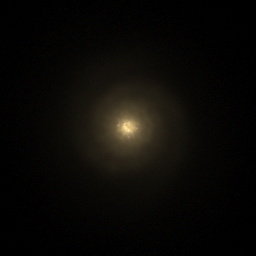
#> input picture evolvinggalaxyimagebinallbranchesRecalL0025N0752/RecalL0025N0752galface_4938.png, 256 x 256 px, found by its file name
$ python RadialProfile.py   (older library calls are emulated)
#> lines starting #> are read from the running program, lines starting #| are printed output that depends on the picture; after the words box and inside, x2 and y2 are one past the last pixel; in counts of white or black regions, pixels touching at a corner belong together
"""Experiment with different methods for fitting radial profiles in order to extract morphological parameters for galaxy images"""

import numpy as np
from numpy import *
import matplotlib.pyplot as plt
from PIL import Image
import cv2
from imutils import contours
from skimage import measure
import imutils
import math
from scipy.optimize import curve_fit
from scipy import stats
import seaborn as sns
from astropy.modeling import models, fitting

# [9 lines left out: function logx, not called in this run]

def findcenter(image):
	#finds coords of central bulge
	gray = cv2.cvtColor(image, cv2.COLOR_BGR2GRAY)
	gray = cv2.GaussianBlur(gray, (11,11), 0)
	(minVal, maxVal, minLoc, maxLoc) = cv2.minMaxLoc(gray)
	return maxVal, maxLoc

def radial_profile(image, center):
	#returns average pixel intensity for all possible radius, centred around the central bulge
	npix, npiy = image.shape
	x1 = np.arange(0,npix)
	y1 = np.arange(0,npiy)
	x,y = np.meshgrid(y1,x1)
	r=np.sqrt((x-center[0])**2+(y-center[1])**2)
	r=r.astype(np.int)
	tbin=np.bincount(r.ravel(),image.ravel()) #sum of image values in each radius bin
	nr=np.bincount(r.ravel()) #no in each radius bin
	radialprofile=(tbin)/(nr)
	stdbins, bin_edges, binnumber=stats.binned_statistic(r.ravel(),image.ravel(), 'std', bins=len(radialprofile))
	countbins, bin_edges, binnumber=stats.binned_statistic(r.ravel(),image.ravel(), 'count', bins=len(radialprofile))
	#stdbins=stdbins/countbins
	stdbins[0:4]=np.max(stdbins)
	stdbins[stdbins<0.01]=0.01
	radialprofile, r_arr, binnumber=stats.binned_statistic(r.ravel(),image.ravel(), 'mean', bins=len(radialprofile))
	return radialprofile, stdbins, r_arr, nr

def nan_helper(y):
	#nan helper function
	return np.isnan(y), lambda z:z.nonzero()[0]

# [52 lines left out: function vary_radial_profile, not called in this run]

def findeffectiveradius(radialprofile, r, nr):
	#find radius within which half the total light is contained
	totalbrightness=np.sum(radialprofile * 2 * np.pi *nr*r)
	centralbrightness=radialprofile[0]
	cumulativebrightness=np.cumsum(radialprofile * 2 * np.pi *nr*r)
	r_e_index=((np.abs((totalbrightness/2) - cumulativebrightness)).argmin())
	r_e=r[r_e_index]
	#r_e=r_e_unnormalised*(30.0/256)
	i_e= radialprofile[r_e_index]
	return i_e, r_e, centralbrightness, totalbrightness

# [5 lines left out: function findlightintensity, not called in this run]

def SersicProfile(r, I_e, R_e, n):
	#Sersic profile function
	b=(1.992*n)-0.3271
	G=(r/R_e)**(1/n)
	return I_e*np.exp((-b*(G-1)))

def SersicProfilea(r, I_e, R_e, n, a):
	#Sersic profile function with a background translation
	b=(1.992*n)-0.3271
	G=(r/R_e)**(1/n)
	return I_e*np.exp((-b*(G-1)))+a

# [6 lines left out: function twocomponentmodel, not called in this run]

def findbulge(sim_name, image, imagefile, sigma_bulge, sigma_disc):
	#locates central bulge and diffuse disc, and marks this on the image
	image=cv2.cvtColor(image, cv2.COLOR_RGB2BGR)
	imagecopy=image.copy()
	median=np.median(image)
	std=np.std(image)
	gray = cv2.cvtColor(image, cv2.COLOR_BGR2GRAY)
	blurred1 = cv2.GaussianBlur(gray, ksize=(7,7), sigmaX=3,sigmaY=3)
	thresh1 = cv2.threshold(blurred1, median + sigma_bulge*std, 255, cv2.THRESH_BINARY)[1]
	thresh1 = cv2.erode(thresh1, None, iterations=2)
	#cv2.imwrite('galaxygraphsbin'+sim_name+'/TESTradialprofile/opencvbulgediscimages/bulgethreshsigma'+str(sigma_disc)+''+str(sigma_bulge)+''+imagefile, thresh1)
	#thresh1 = cv2.dilate(thresh1, None, iterations=4)
	blurred2 = cv2.GaussianBlur(gray, ksize=(15, 15), sigmaX=3,sigmaY=3)
	thresh2 = cv2.threshold(blurred2, median+sigma_disc*std, 255, cv2.THRESH_BINARY)[1]
	thresh2 = cv2.dilate(thresh2, None, iterations=4)
	#cv2.imwrite('galaxygraphsbin'+sim_name+'/TESTradialprofile/opencvbulgediscimages/discthreshsigma'+str(sigma_disc)+''+str(sigma_bulge)+''+imagefile, thresh1)
	#find bulge
	# perform a connected component analysis on the thresholded
	# image, then initialize a mask to store only the "large" components
	labels1 = measure.label(thresh1, neighbors=8, background=0)
	mask1 = np.zeros(thresh1.shape, dtype="uint8")
	# loop over the unique components
	for label in np.unique(labels1):
		# if this is the background label, ignore it
		if label == 0:
			continue
		# otherwise, construct the label mask and count the number of pixels
		labelMask = np.zeros(thresh1.shape, dtype="uint8")
		labelMask[labels1 == label] = 255
		numPixels = cv2.countNonZero(labelMask)
		# if the number of pixels in the component is sufficiently large, then add it to our mask of "large blobs"
		if numPixels > 20:
			mask1 = cv2.add(mask1, labelMask)
	# find the contours in the mask, then sort them from left to right
	cnts = cv2.findContours(mask1.copy(), cv2.RETR_EXTERNAL, cv2.CHAIN_APPROX_SIMPLE)
	cnts = imutils.grab_contours(cnts)
	if len(cnts)>0:
		cnts = contours.sort_contours(cnts)[0]
		# loop over the contours
		bradius, bcX,bcY=0,0,0
		c=max(cnts, key=cv2.contourArea)
		(x, y, w, h) = cv2.boundingRect(c)
		((bcX, bcY), bradius) = cv2.minEnclosingCircle(c)
		cv2.circle(imagecopy, (int(bcX), int(bcY)), int(bradius),(0, 0, 255), 1)
		if numPixels > 20:
			cv2.putText(imagecopy, "bulge", (x, y - 2),
				cv2.FONT_HERSHEY_SIMPLEX, 0.2, (0, 0, 255), 1)
	else:
		((bcX, bcY), bradius) = ((0,0),0)
	print("bulge radius:{},  bulge centre({},{})".format(bradius, bcX,bcY))
	#find disc
	labels2 = measure.label(thresh2, neighbors=8, background=0)
	mask2 = np.zeros(thresh2.shape, dtype="uint8")
	for label in np.unique(labels2):
		if label == 0:
			continue
		labelMask = np.zeros(thresh2.shape, dtype="uint8")
		labelMask[labels2 == label] = 255
		numPixels = cv2.countNonZero(labelMask)
		if numPixels > 20:
			mask2 = cv2.add(mask2, labelMask)
	cnts = cv2.findContours(mask2.copy(), cv2.RETR_EXTERNAL, cv2.CHAIN_APPROX_SIMPLE)
	cnts = imutils.grab_contours(cnts)
	if len(cnts)>0:
		cnts = contours.sort_contours(cnts)[0]
		hcX, hcY, hradius =0,0,0
		c=max(cnts, key=cv2.contourArea)
		(x, y, w, h) = cv2.boundingRect(c)
		((hcX, hcY), hradius) = cv2.minEnclosingCircle(c)
		cv2.circle(imagecopy, (int(hcX), int(hcY)), int(hradius),(255, 0, 0), 1)
		if numPixels > 60:
			cv2.putText(imagecopy, "halo", (x, y - 5),
				cv2.FONT_HERSHEY_SIMPLEX, 0.2, (255, 0, 0), 1)
	else:
		((hcX, hcY), hradius) = ((0,0),0)
	print("disc radius:{}, disc centre({},{})".format(hradius, hcX,hcY))
	#cv2.imwrite('galaxygraphsbin'+sim_name+'/TESTradialprofile/opencvbulgediscimages/opencvbulgedisc'+str(sigma_bulge)+''+str(sigma_disc)+''+imagefile, imagecopy)
	cv2.destroyAllWindows()
	return bradius,hradius, (hcX,hcY), (bcX,bcY)

def plotchisquared(rad, r, i_e, r_e, stdbins, bindex, bhindex, hindex, i_ebulge,r_ebulge,isolated_bulge, nr, sim_name):
	#calculateSersicIndices()
	#chi vs n for n_disc
	chisdisc=[]
	chisbulge=[]
	ndisc=[]
	nbulge=[]
	chisdisca=[]
	chisbulgea=[]
	ndisca=[]
	nbulgea=[]
	ntot=[]
	chistot=[]
	for n in np.linspace(0.15,5.0, 100):
		n1, pcov1 = curve_fit(lambda x,n: SersicProfile(x, i_e, r_e, n), r, rad, p0=n, bounds=(n-0.001,n+0.001), sigma=stdbins, absolute_sigma=True)
		n1=n1[0]
		res= np.abs(rad - SersicProfile(r, i_e,r_e,n))
		n1_error=np.sqrt(sum((res[bindex:bhindex]/stdbins[bindex:bhindex])**2))
		#n1_error=pcov1[0,0]

		poptdisc, pcovdisc = curve_fit(lambda x,ni: SersicProfile(x, i_e, r_e, ni), r[bhindex:hindex], rad[bhindex:hindex], sigma=stdbins[bhindex:hindex], p0=n, bounds=(n-0.001,n+0.001), absolute_sigma=True)
		n_disc=poptdisc[0]
		#n_disc_error=pcovdisc[0,0]
		isolated_discsim=SersicProfile(r, i_e, r_e, n)
		res= np.abs(rad- isolated_discsim)
		n_disc_error=np.sqrt(sum((res[bindex:hindex]/stdbins[bindex:hindex])**2))
		poptbulge, pcovbulge = curve_fit(lambda x,ni: SersicProfile(x, i_ebulge, r_ebulge, ni), r[0:bindex], isolated_bulge[0:bindex], sigma=stdbins[0:bindex], p0=n, bounds=(n-0.001,n+0.001), absolute_sigma=True)
		n_bulge= poptbulge[0]
		#n_bulge_error= pcovbulge[0,0]
		res= np.abs(isolated_bulge- SersicProfile(r, i_ebulge, r_ebulge, n_bulge))
		n_bulge_error=np.sqrt(sum((res[2:bindex]/stdbins[2:bindex])**2))

		poptdisca, pcovdisca=curve_fit(SersicProfilea, r[bindex:hindex], rad[bindex:hindex], p0=(i_e, r_e, n,0), bounds=((i_e-1,r_e-0.1,n-0.001,0), (i_e+1,r_e+0.1,n+0.001,20)), sigma=stdbins[bindex:hindex], absolute_sigma=True)
		n_disca=poptdisca[2]
		#n_disc_errora=pcovdisca[2,2]
		isolated_discsima=SersicProfilea(r, poptdisca[0], poptdisca[1],n_disca,poptdisca[3])
		res= np.abs(rad - isolated_discsim)
		n_disc_errora=np.sqrt(sum((res[bhindex:hindex]/stdbins[bhindex:hindex])**2))

		isolated_bulgea= rad - isolated_discsima
		isolated_bulgea[isolated_bulgea<0]=0
		i_ebulgea, r_ebulgea, centralbrightnessbulgea, totalbrightnessbulgea= findeffectiveradius(isolated_bulgea[0:bhindex], r[0:bhindex], nr[0:bhindex])
		poptbulgea, pcovbulgea=curve_fit(SersicProfilea, r[0:bindex], isolated_bulgea[0:bindex], p0=(i_ebulgea, r_ebulgea, n,0), bounds=((i_ebulgea-1,r_ebulgea-0.1,n-0.001,0), (i_ebulgea+1,r_ebulgea+0.1,n+0.001,20)), sigma=stdbins[0:bindex], absolute_sigma=True)
		n_bulgea= poptbulgea[2]
		#n_bulge_errora=pcovdisca[2,2]
		res= np.abs(rad - isolated_discsima-SersicProfilea(r, i_ebulgea, r_ebulgea, n_bulgea, poptbulgea[3]))
		n_bulge_errora=np.sqrt(sum((res[0:int(bindex/2)]/stdbins[0:int(bindex/2)])**2))

		chisdisc.append(n_disc_error/5)
		chisbulge.append(n_bulge_error/5)
		ndisc.append(n_disc)
		nbulge.append(n_bulge)
		chisdisca.append(n_disc_errora/5)
		chisbulgea.append(n_bulge_errora/5)
		ndisca.append(n_disca)
		nbulgea.append(n_bulgea)
		ntot.append(n1)
		chistot.append(n1_error/5)
	chisdisca=np.array(chisdisca)
	plt.plot(ntot, chistot, label='ntot')
	plt.plot(ndisca, chisdisca+0.5, label='ndisca')
	plt.plot(nbulgea, chisbulgea,label='nbulgea')
	plt.plot(ndisc, chisdisc, label='ndisc')
	plt.plot(nbulge, chisbulge,label='nbulge')
	plt.legend(), plt.xlim(0), plt.ylim(0)
	#plt.yscale('log')
	plt.xlabel('n'), plt.ylabel('$\chi ^2$')#, plt.ylim(0,0.025)
	plt.title('Plot of $\chi ^2$ generated for each n')
	plt.tight_layout()
	plt.savefig('galaxygraphsbin'+str(sim_name)+'/chisqrdvsn'+str(imagefile))
	plt.show()

# [75 lines left out: functions plotradialprofile, calculaten_total, not called in this run]

def calculateSersicIndices(rad, r, i_e, r_e, stdbins, bindex, bhindex, hindex, nr, sim_name, imagefile,sigma_bulge,sigma_disc,radbintype):
	#calculate Sersic Index
	a=np.empty((3,3))
	a=a.fill(np.nan)
	try:
		n1, pcov1 = curve_fit(lambda x,n: SersicProfile(x, i_e, r_e, n), r, rad, p0=2, bounds=(0.1,8), sigma=stdbins, absolute_sigma=True)
	except:
		n1=[np.nan]
		pcov1=[np.nan]
		print('n1 nan')
	print("I_e={}, R_e={}, n_disc={}".format(i_e, r_e, n1))

	try:
		poptdisca, pcovdisca=curve_fit(SersicProfilea, r[bhindex:hindex], rad[bhindex:hindex], p0=(i_e, r_e, 1,0), bounds=((i_e-1,r_e-0.1,0,0), (i_e+1,r_e+0.1,2,20)), sigma=stdbins[bhindex:hindex], absolute_sigma=True)
		n_disca=poptdisca[2]
		print("I_edisca={}, R_edisca={}, n_disca={}, adisca={}".format(poptdisca[0], poptdisca[1], n_disca, poptdisca[3]))
		isolated_discsima=SersicProfilea(r, poptdisca[0], poptdisca[1],n_disca,poptdisca[3])
		isolated_bulgea= rad - isolated_discsima
		isolated_bulgea[isolated_bulgea<0]=0
		i_ebulgea, r_ebulgea, centralbrightnessbulgea, totalbrightnessbulgea= findeffectiveradius(isolated_bulgea[0:bhindex], r[0:bhindex], nr[0:bhindex])
		poptbulgea, pcovbulgea=curve_fit(SersicProfilea, r[0:bindex], isolated_bulgea[0:bindex], p0=(i_ebulgea, r_ebulgea, 4,0), bounds=((i_ebulgea-1,r_ebulgea-0.1,0,0), (i_ebulgea+1,r_ebulgea+0.1,8,20)), sigma=stdbins[0:bindex], absolute_sigma=True)
		n_bulgea= poptbulgea[2]
		isolated_bulgesima= SersicProfilea(r, poptbulgea[0], poptbulgea[1], n_bulgea, poptbulgea[3])
		isolated_bulgesima[bindex:]=0
		totalsima=isolated_bulgesima+isolated_discsima
		print("I_ebulgea={}, R_ebulgea={}, n_bulgea={}, abulgea={}".format(poptbulgea[0],poptbulgea[1], n_bulgea, poptbulgea[2]))
	except:
		isolated_discsima=isolated_bulgea=isolated_bulgesima=totalsima=i_ebulgea=r_ebulgea=n_disca=n_bulgea=np.nan
		pcovdisca=pcovbulgea=[np.nan, np.nan, np.nan]
		poptdisca=poptbulgea=a
		print('na nan')

	try:
		poptdisc, pcovdisc = curve_fit(lambda x,n: SersicProfile(x, i_e, r_e, n), r[bindex:bhindex], rad[bindex:bhindex], sigma=stdbins[bindex:bhindex], bounds=(0,2), absolute_sigma=True)
		n_disc=poptdisc[0]
		n_disc_error=pcovdisc[0,0]
		print("I_edisc={}, R_edisc={}, n_disc={}".format(i_e, r_e, n_disc))
		isolated_discsim=SersicProfile(r, i_e, r_e, n_disc)
		isolated_bulge= rad - isolated_discsim
		isolated_bulge[isolated_bulge<0]=0
		i_ebulge, r_ebulge, centralbrightnessbulge, totalbrightnessbulge= findeffectiveradius(isolated_bulge[0:bhindex], r[0:bhindex], nr[0:bhindex])
		poptbulge, pcovbulge = curve_fit(lambda x,n: SersicProfile(x, i_ebulge, r_ebulge, n), r[0:bindex], isolated_bulge[0:bindex],p0=4, sigma=stdbins[0:bindex], bounds=(0,10), absolute_sigma=True)
		n_bulge= poptbulge[0]
		n_bulge_error= pcovbulge[0,0]
		print("I_ebulge={}, R_ebulge={}, n_bulge={}".format(i_ebulge,r_ebulge, n_bulge))
		isolated_bulgesim= SersicProfile(r, i_ebulge, r_ebulge, n_bulge)
		isolated_bulgesim[bindex:]=0
		totalsim=isolated_bulgesim+isolated_discsim
	except:
		isolated_discsim=isolated_bulge=isolated_bulgesim=totalsim=i_ebulge=r_ebulge=n_disc=n_bulge=np.nan
		poptdisc=pcovdisc=pcovbulge=poptbulge=[np.nan]
		print('n nan')
	#plotchisquared(rad, r, i_e, r_e, stdbins, bindex, bhindex, hindex, i_ebulge,r_ebulge,isolated_bulge, nr)
	try:
		pass
		#plotradialprofile(rad, r, i_e, r_e, stdbins, bindex, bhindex, hindex, pcov1, pcovdisc,pcovdisca,pcovbulge,pcovbulgea,isolated_discsim,isolated_bulge,isolated_bulgesim, isolated_discsima,isolated_bulgea,isolated_bulgesima, totalsim, totalsima, n_disc,n_disca,n_bulge,n_bulgea, n1, sim_name, imagefile, sigma_bulge,sigma_disc,radbintype)
	except:
		pass
	return n1, pcov1, poptdisca, pcovdisca, poptbulgea, pcovbulgea, poptdisc, pcovdisc,  poptbulge, pcovbulge, isolated_discsima, isolated_bulgea, isolated_bulgesima, totalsima, isolated_discsim, isolated_bulge, isolated_bulgesim, totalsim, i_ebulge, r_ebulge, i_ebulgea, r_ebulgea

# [138 lines left out: functions vary_sigma, vary_radial_bins, not called in this run]

def findassymetry(image):
	#find asymmetry of image based on 1 rotation
    image_arr = np.array(image)
    image_arr90 = np.rot90(image_arr)
    image_arr180 = np.rot90(image_arr90)
    resid= np.abs(image_arr-image_arr180)
    asymm=(np.sum(resid))/(np.sum(np.abs(image_arr)))
    return asymm

def binnedasymmetry(image):
	#find asymmetry of image based on 1 rotation
    image_arr = np.array(image)
    image_arr90 = np.rot90(image_arr)
    image_arr180 = np.rot90(image_arr90)
    image_arr270 = np.rot90(image_arr180)
    resid1= np.abs(image_arr-image_arr90)
    resid2= np.abs(image_arr-image_arr180)
    resid3= np.abs(image_arr-image_arr270)
    asymm1=(np.sum(resid1))/(np.sum(np.abs(image_arr)))
    asymm2=(np.sum(resid2))/(np.sum(np.abs(image_arr)))
    asymm3=(np.sum(resid3))/(np.sum(np.abs(image_arr)))
    meanasymm=np.mean([asymm1,asymm2,asymm3])
    asymmerror=np.std([asymm1,asymm2,asymm3])
    return meanasymm, asymmerror

# [72 lines left out: function twoDsersicfit, not called in this run]

def run_radial_profile(image, imagefile, sim_name):
	#perform various experimentation. A few examples are shown
	#vary_radial_bins(image, imagefile, sim_name)
	#vary_sigma(image, imagefile, sim_name)
	image2=image.copy()
	image=np.average(image, axis=2, weights=[0.2126,0.587,0.114])
	asymm = findassymetry(image)
	meanasymm, asymmerror=binnedasymmetry(image)
	radbintype='equalradius'

	#plots radius vs pixel intensity and its log
	maxVal, center = findcenter(image2)
	rad, stdbins, r_arr, nr=radial_profile(image,center)
	max_r=np.sqrt(2)*15
	r=r_arr/256*30
	sigma_bulge = 5
	sigma_disc = 1
	bindex,hindex, (hcX,hcY), (bcX,bcY) = findbulge(sim_name, image2, imagefile, sigma_bulge, sigma_disc)
	i_e, r_e, centralbrightness, totalbrightness= findeffectiveradius(rad[0:int(hindex)], r[0:int(hindex)], nr[0:int(hindex)])
	#r= np.linspace(0, max_r, num=maxr)
	nr=nr[1:int(hindex)]
	r=r[1:int(hindex)]
	rad=rad[1:int(hindex)]
	stdbins=stdbins[1:int(hindex)]
	#r= np.linspace(1/256, hindex/256, num=len(rad))
	b1=bindex*30/256
	h1=hindex*30/256
	bindex=int(bindex)
	hindex=int(hindex)
	bhindex=int((bindex+hindex)/2)
	n1, pcov1, poptdisca, pcovdisca, poptbulgea, pcovbulgea, poptdisc, pcovdisc,  poptbulge, pcovbulge, isolated_discsima, isolated_bulgea, isolated_bulgesima, totalsima, isolated_discsim, isolated_bulge, isolated_bulgesim, totalsim, i_ebulge, r_ebulge, i_ebulgea, r_ebulgea = calculateSersicIndices(rad, r, i_e, r_e, stdbins, bindex, bhindex, hindex, nr, sim_name, imagefile, sigma_bulge, sigma_disc, radbintype)
	#plotradialprofile(rad, r, i_e, r_e, stdbins, bindex, bhindex, hindex, pcov1, pcovdisc,pcovdisca,pcovbulge,pcovbulgea,isolated_discsim,isolated_bulge,isolated_bulgesim, isolated_discsima,isolated_bulgea,isolated_bulgesima, totalsim, totalsima, n_disc,n_disca,n_bulge,n_bulgea, n1, sim_name, imagefile, sigma_bulge,sigma_disc,radbintype)
	plotchisquared(rad, r, i_e, r_e, stdbins, bindex, bhindex, hindex, i_ebulge,r_ebulge,isolated_bulge, nr, sim_name)
	#n2, n2_error=twoDsersicfit(sim_name, imagefile, image, i_e, r_e, n1, center)

if __name__ == "__main__":
	sim_name=['RecalL0025N0752']
	#sim_name='RecalL0025N0752'
	imagefileRecalL0025N0752=['RecalL0025N0752galface_4938.png','']
	#sim_name=['RecalL0025N0752', 'RefL0050N0752']
	#imagefileRecalL0025N0752=['RecalL0025N0752galface_646493.png','RecalL0025N0752galface_737885.png','RecalL0025N0752galface_746518.png','RecalL0025N0752galface_853401.png','RecalL0025N0752galface_4938.png','RecalL0025N0752galface_621500.png','RecalL0025N0752galface_726306.png','RecalL0025N0752galface_51604.png']
	#imagefileRefL0025N0376=['RefL0025N0376galface_1.png','RefL0025N0376galface_135107.png','RefL0025N0376galface_154514.png','RefL0025N0376galface_160979.png','RefL0025N0376galface_172979.png']
	imagefileRefL0050N0752=['RefL0050N0752galface_2273534.png','RefL0050N0752galface_2276263.png','RefL0050N0752galface_514258.png','RefL0050N0752galface_2355640.png','RefL0050N0752galface_2639531.png']

	for name in sim_name:
		print(name)
		if name=='RecalL0025N0752':
			for imagefile in imagefileRecalL0025N0752:
				print(imagefile)
				image=plt.imread('galaxyimagebin'+name+'/'+imagefile, 0)
#> image is the input picture: shape (256, 256, 3) float32; mean R, G, B 0.0415, 0.0353, 0.0247
				run_radial_profile(image, imagefile, name)
#> in findassymetry, `resid= np.abs(image_arr-image_arr180)`:
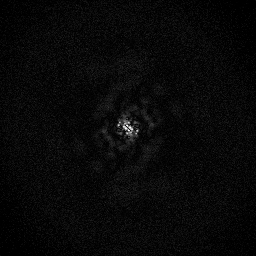
#> resid: shape (256, 256) float64; min 0, max 0.177, mean 0.00608; drawn with min black and max white
#> in findassymetry, `asymm=(np.sum(resid))/(np.sum(np.abs(image_arr)))`: asymm = 0.172
#> in binnedasymmetry, `resid1= np.abs(image_arr-image_arr90)`:
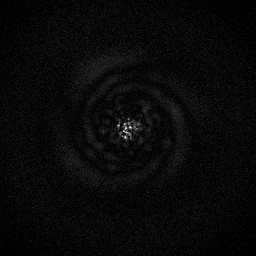
#> resid1: shape (256, 256) float64; min 0, max 0.191, mean 0.00682; drawn with min black and max white
#> in binnedasymmetry, `asymm1=(np.sum(resid1))/(np.sum(np.abs(image_arr)))`: asymm1 = 0.193
#> in binnedasymmetry, `asymm2=(np.sum(resid2))/(np.sum(np.abs(image_arr)))`: asymm2 = 0.172
#> in binnedasymmetry, `asymm3=(np.sum(resid3))/(np.sum(np.abs(image_arr)))`: asymm3 = 0.193
#> in binnedasymmetry, `meanasymm=np.mean([asymm1,asymm2,asymm3])`: meanasymm = 0.186
#> in binnedasymmetry, `asymmerror=np.std([asymm1,asymm2,asymm3])`: asymmerror = 0.00986
#> in run_radial_profile, `meanasymm, asymmerror=binnedasymmetry(image)`: meanasymm = 0.186; asymmerror = 0.00986
#> in findcenter, `(minVal, maxVal, minLoc, maxLoc) = cv2.minMaxLoc(gray)`: minVal = 0; maxVal = 0.738; minLoc = (255, 0); maxLoc = (126, 128)
#> in run_radial_profile, `maxVal, center = findcenter(image2)`: maxVal = 0.738; center = (126, 128)
#> in radial_profile, `r=np.sqrt((x-center[0])**2+(y-center[1])**2)`:
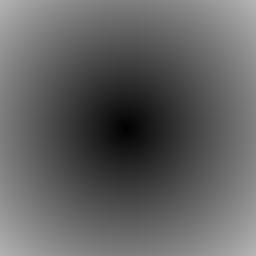
#> r: shape (256, 256) float64; min 0, max 181.7, mean 98
#> in radial_profile, `tbin=np.bincount(r.ravel(),image.ravel())`: tbin = 182 values, max 33.28 at index 21, min 0 at index 181, mean 12.75
#> in radial_profile, `nr=np.bincount(r.ravel())`: nr = 182 values, max 824 at index 123, min 1 at index 0, mean 360.1
#> in radial_profile, `radialprofile=(tbin)/(nr)`: radialprofile = 182 values, max 0.905 at index 0, min 0 at index 181, mean 0.0905
#> in radial_profile, `stdbins, bin_edges, binnumber=stats.binned_statistic(r.ravel(),image.r..`: stdbins = 182 values, max 0.0705 at index 5, min 0 at index 0, mean 0.00951; bin_edges = 183 values from 0 to 181
#> in radial_profile, `countbins, bin_edges, binnumber=stats.binned_statistic(r.ravel(),image..`: countbins has the same summary as nr
#> in run_radial_profile, `rad, stdbins, r_arr, nr=radial_profile(image,center)`: rad has the same summary as radialprofile in radial_profile; stdbins = 182 values, max 0.0705 at index 0, min 0.01 at index 35, mean 0.0143; r_arr = 183 values from 0 to 181
#> in run_radial_profile, `r=r_arr/256*30`: r = 183 values from 0 to 21.21
#> in findbulge, `median=np.median(image)`: median = 0.0157
#> in findbulge, `std=np.std(image)`: std = 0.0648
#> in findbulge, `thresh1 = cv2.threshold(blurred1, median + sigma_bulge*std, 255, cv2.T..`:
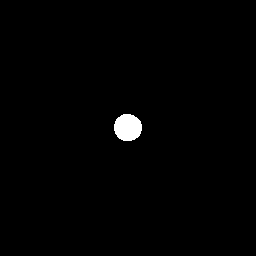
#> thresh1: shape (256, 256) float32; 0.92% white; 1 white region, box (x1, y1, x2, y2) and area: (114, 114, 142, 141) 604
#> in findbulge, `thresh1 = cv2.erode(thresh1, None, iterations=2)`:
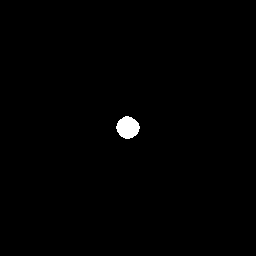
#> thresh1: shape (256, 256) float32; 0.61% white; 1 white region, box (x1, y1, x2, y2) and area: (116, 116, 140, 139) 400
#> in findbulge, `thresh2 = cv2.threshold(blurred2, median+sigma_disc*std, 255, cv2.THRE..`:
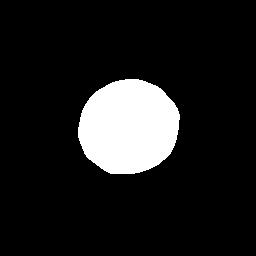
#> thresh2: shape (256, 256) float32; 11.6% white; 1 white region, box (x1, y1, x2, y2) and area: (78, 79, 180, 174) 7607
#> (the rest of the program and of its run is left out)
